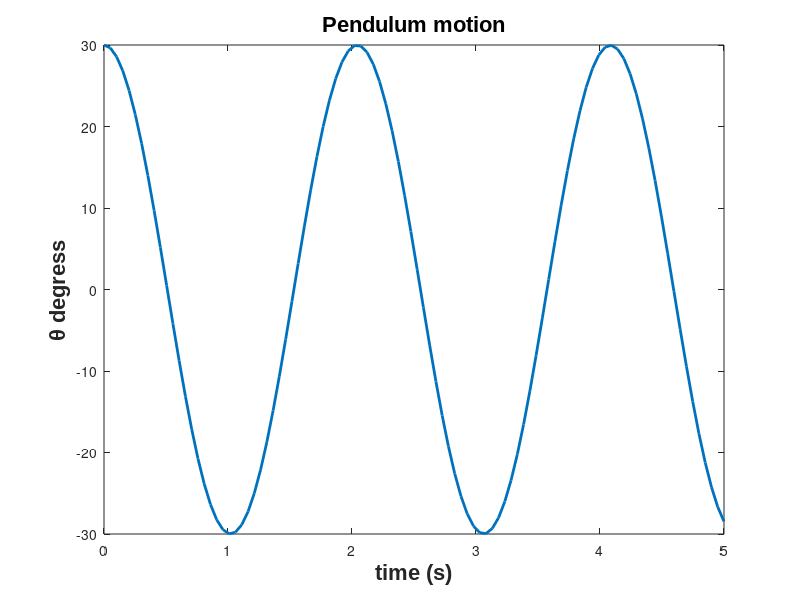

MATLAB code for this plot:
%ENGR 215 Lec Pendulum example
%Grik Tadevosyan
g = 9.8; %m/s^2 accelaration due to gravititvity
L=1
y0 = [30*pi/180,0];
odefun = @(t,theta) [theta(2);...   %first ode
                     -g*sin(theta(1))/L]; %second ode
tspan=linspace(0,5);
[t,Theta] = ode45(odefun,tspan,y0)
plot(t,Theta(:,1)*180/pi,'linewidth',2)
xlabel('time (s)','FontSize', 16,'Fontname','Arial','fontweight','bold')
ylabel('{\theta} {degress}','FontSize',16,'Fontname','Arial','fontweight','bold')
title('Pendulum motion','FontSize',16,'Fontname','Arial','fontweight','bold')